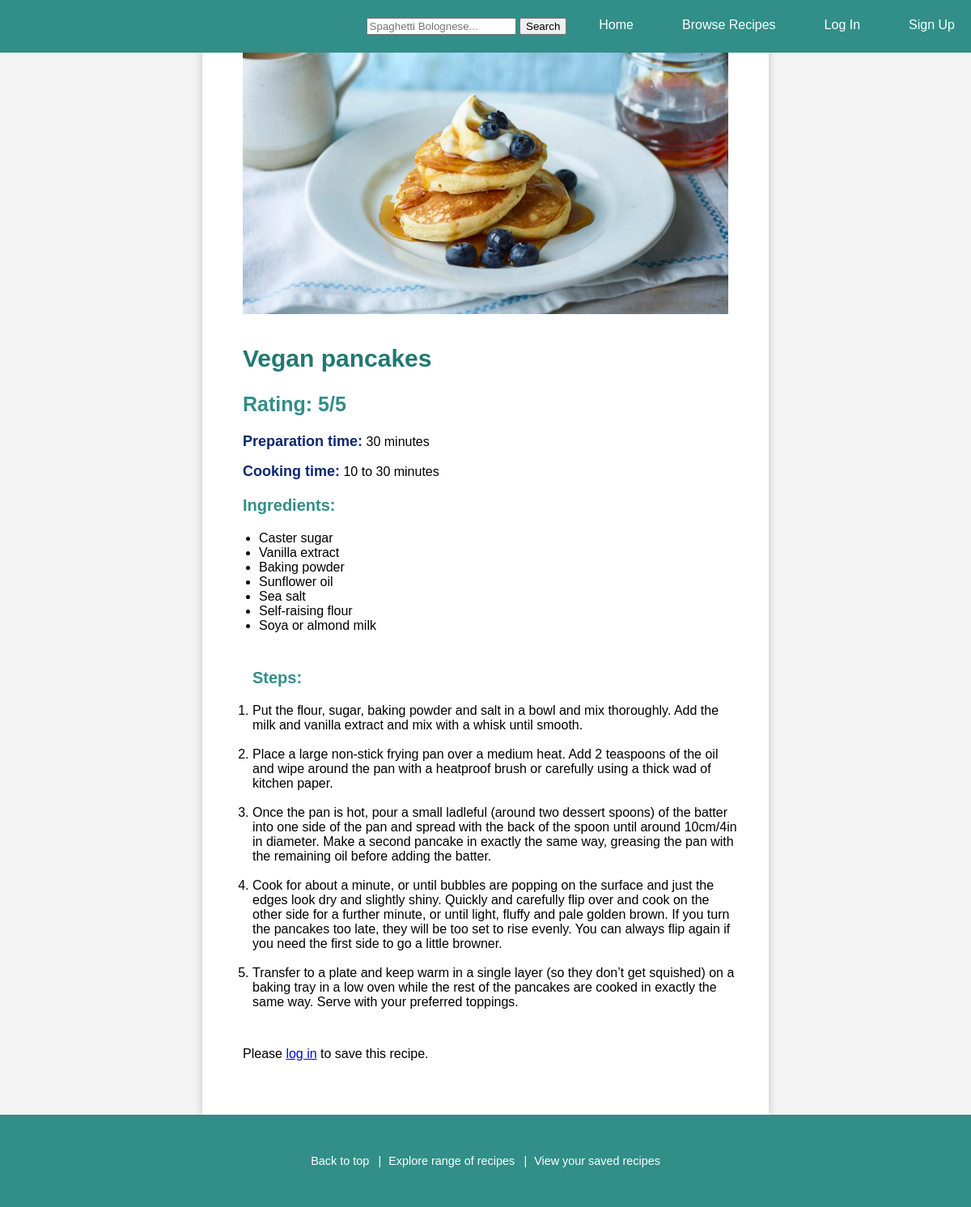
The page /Recipe_details.php?recipe_id=2 on the database its author committed.
### tables this page shows
CREATE TABLE `recipes` (
  `recipe_id` int(11) NOT NULL,
  `Name` varchar(255) NOT NULL,
  `Description` varchar(255) NOT NULL,
  `Prep_time` varchar(255) NOT NULL,
  `Cook_time` varchar(255) NOT NULL,
  `Rating` int(11) NOT NULL,
  `image_link` varchar(255) NOT NULL,
  `alt_text` varchar(255) NOT NULL
);

CREATE TABLE `ratings` (
  `recipe_id` int(11) NOT NULL,
  `rating` int(11) NOT NULL,
  `user` int(11) NOT NULL
);

### Recipe_details.php (the view, shortened to what this page needs)
<?php
function isUserLoggedIn()
{
    return isset($_SESSION["user_id"]);
}
?>
<!DOCTYPE html>
<html lang="en">
<head>
    <link rel="stylesheet" href="./global.css">
</head>
<body>
<div class="recipe-container">
    <?php include 'primary-navigation.php'?>
    <section class="recipe-details">
        <?php
        require_once 'database_connect.php';
        if (isset($_GET['recipe_id'])) {
            $recipe_id = $_GET['recipe_id'];
            $rate_sql = "SELECT * FROM ratings WHERE recipe_id = '$recipe_id'";
            $rate = $sql_object->query($rate_sql);
            $rate_result = $rate->fetch_assoc();
            if ($rate->num_rows > 0) {
                if ($rate->num_rows > 1) {
                    $av_sql = "SELECT ROUND(AVG(rating), 1) AS rate_av FROM ratings";
                    $av_sql_result = $sql_object->query($av_sql);
                    $av = $av_sql_result->fetch_assoc();
                    $av_rating = $av['rate_av'] . '/5';
                } else {
                    $av_rating = $rate_result['rating'] . '/5';
                }
            } else {
                $av_rating = "No ratings yet";
            }
            $sql = "SELECT r.recipe_id, r.Name, r.Description AS RecipeDescription, r.Rating, r.Prep_time, r.Cook_time, r.image_link, r.alt_text, GROUP_CONCAT(ri.Ingredient SEPARATOR ', ') AS Ingredients, rs.Step_number, rs.Description AS StepDescription
            FROM recipes r
            LEFT JOIN recipe_ingredients ri ON r.recipe_id = ri.recipe_id
            LEFT JOIN recipe_steps rs ON r.recipe_id = rs.recipe_id
            WHERE r.recipe_id = $recipe_id
            GROUP BY r.recipe_id, rs.Step_number
            ORDER BY rs.Step_number";
            $result = $sql_object->query($sql);
            if ($result->num_rows > 0) {
                $recipe = $result->fetch_assoc();
                ?>
                <img class="recipe-image" src="<?php echo $recipe['image_link'] ?>" alt="<?php echo $recipe['alt_text'] ?>">
                <h1><?php echo $recipe['Name']; ?></h1>
                <h2>Rating: <?php echo $av_rating; ?></h2>
                <p><b>Preparation time:</b> <?php echo $recipe['Prep_time']; ?></p>
                <p><b>Cooking time:</b> <?php echo $recipe['Cook_time']; ?></p>
                <?php
                if (isset($recipe['Ingredients'])) {
                    $recipe_ingredients = explode(', ', $recipe['Ingredients']);
                    ?>
                    <section class="ingredients-section">
                        <h3>Ingredients:</h3>
                        <ul>
                            <?php
                            foreach ($recipe_ingredients as $ingredientItem) {
                                echo "<li>$ingredientItem</li>";
                            }
                            ?>
                        </ul>
                    </section>
                <?php } else {
                    echo "<p>No ingredients available for this recipe.</p>";
                } ?>
<section class="steps-section">
<?php
if (isset($recipe['Step_number']) && isset($recipe['StepDescription'])) {
    ?>
    <h3>Steps:</h3>
    <ol>
        <?php foreach ($result as $step) {
            echo "<li>" . $step['StepDescription'] . "</li>";
        } ?>
    </ol>
<?php } else {
    echo "<p>No steps available for this recipe.</p>";
} ?>
</section>
                <?php
                if (isUserLoggedIn()) {
                    $isSaved = isRecipeSaved($_SESSION["user_id"], $recipe['recipe_id']);
                    ?>
                    <div class="save-remove-buttons">
                        <?php if ($isSaved) : ?>
                            <button class="remove-button" data-recipe-id="<?php echo $recipe['recipe_id']; ?>">Remove</button>
                        <?php else : ?>
                            <button class="save-button" data-recipe-id="<?php echo $recipe['recipe_id']; ?>">Save</button>
                        <?php endif; ?>
                    </div>
                <?php } else {
                    echo "<p>Please <a href='login_page.php'>log in</a> to save this recipe.</p>";
                } ?>
                <?php
            } else {
                echo "<p>Recipe not found.</p>";
            }
        } else {
            echo "<p>No recipe ID provided.</p>";
        }
        ?>
    </section>
</div>
    <?php include 'Footer.php'?>
</body>
</html>

### global.css (style rules this page uses)
body { font-family: Arial, sans-serif; padding: 0; background-color: #f3f3f3; margin: auto; }
.recipe-image { width: 100%; max-height: auto; object-fit: cover; margin-bottom: 10px; }
ul { margin: 0; padding-left: 20px; }
.recipe-image { width: 100%; height: 200px; object-fit: cover; }
.recipe-details { max-width: 600px; padding: 50px; box-shadow: 0 0 10px rgba(0, 0, 0, 0.2); background-color: #ffffff; color: #000000; justify-content: center; margin: auto; }
.recipe-details h1 { color: #217872; font-size: 30px; }
.recipe-details h2 { color: #318e88; font-size: 25px; }
.recipe-details h3 { color: #318e88; font-size: 20px; }
.recipe-details b { color: #09276e; font-size: 18px; }
.recipe-image { max-width: 100%; height: 30%; }
.steps-section { width: 100%; padding: 2%; margin-top: 2%; }
.steps-section ol { margin: 0; padding: 0; }
.steps-section li { margin-bottom: 18px; }

### rows shown on the page
recipes: image_link (picture), Name "Vegan pancakes", Prep_time "30 minutes", Cook_time "10 to 30 minutes", StepDescription "Put the flour, sugar, baking powder and salt in a bowl and mix thoroughly. Add the milk and vanilla extract and mix with a whisk until smooth.", StepDescription "Place a large non-stick frying pan over a medium heat. Add 2 teaspoons of the oil and wipe around the pan with a heatproof brush or carefully using a thick wad of kitchen paper.", StepDescription "Once the pan is hot, pour a small ladleful (around two dessert spoons) of the batter into one side of the pan and spread with the back of the spoon until around 10cm/4in in diameter. Make a second pancake in exactly the same way, greasing the pan with the remaining oil before adding the batter.", StepDescription "Cook for about a minute, or until bubbles are popping on the surface and just the edges look dry and slightly shiny. Quickly and carefully flip over and cook on the other side for a further minute, or until light, fluffy and pale golden brown. If you turn the pancakes too late, they will be too set to rise evenly. You can always flip again if you need the first side to go a little browner.", StepDescription "Transfer to a plate and keep warm in a single layer (so they don’t get squished) on a baking tray in a low oven while the rest of the pancakes are cooked in exactly the same way. Serve with your preferred toppings."
ratings: rating "5/5"

### other values the page prints
$ingredientItem "Caster sugar"
$ingredientItem "Vanilla extract"
$ingredientItem "Baking powder"
$ingredientItem "Sunflower oil"
$ingredientItem "Sea salt"
$ingredientItem "Self-raising flour"
$ingredientItem "Soya or almond milk"
